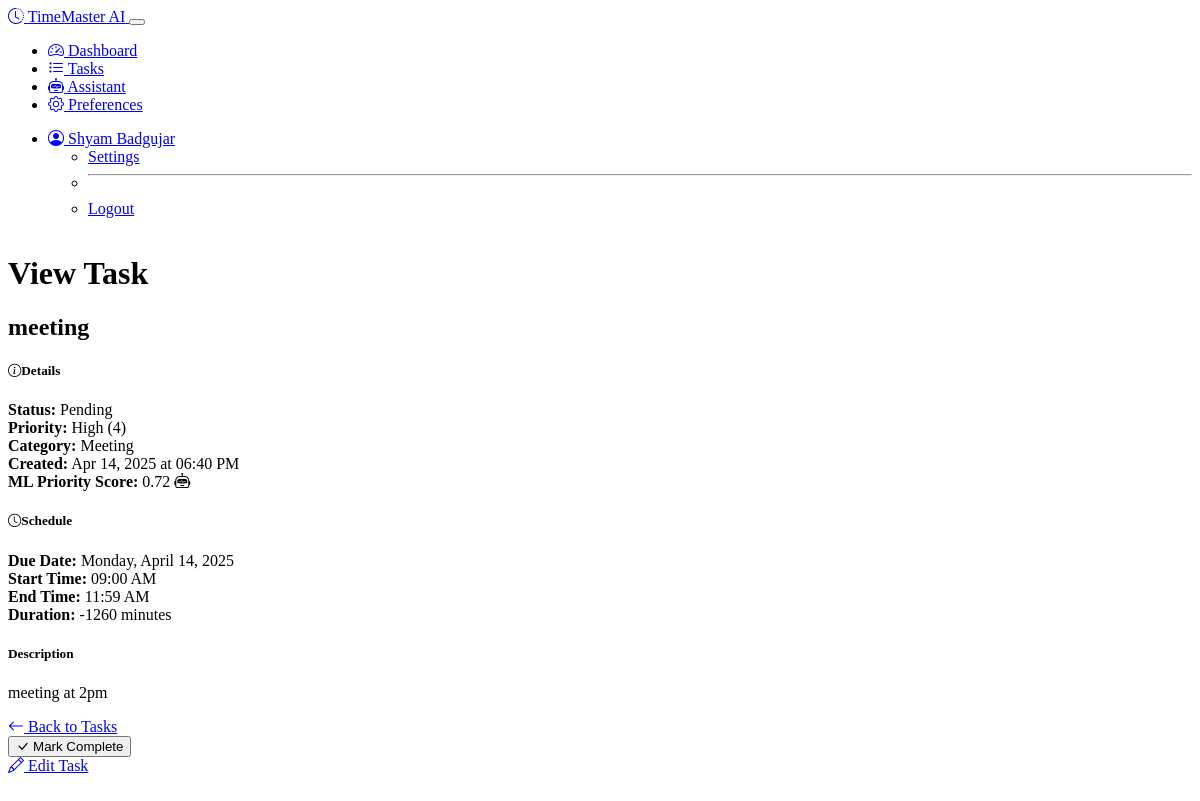
The page /tasks/7 (signed in) on the database its author committed.
### models.py (models this page shows, shortened)
class User(UserMixin, db.Model):
    id = db.Column(db.Integer, primary_key=True)
    username = db.Column(db.String(64), unique=True, nullable=False)
    email = db.Column(db.String(120), unique=True, nullable=False)
    password_hash = db.Column(db.String(256), nullable=False)
    created_at = db.Column(db.DateTime, default=datetime.utcnow)
    tasks = db.relationship('Task', backref='user', lazy='dynamic')
    preferences = db.relationship('UserPreference', backref='user', uselist=False)

class Task(db.Model):
    id = db.Column(db.Integer, primary_key=True)
    title = db.Column(db.String(120), nullable=False)
    description = db.Column(db.Text)
    created_at = db.Column(db.DateTime, default=datetime.utcnow)
    due_date = db.Column(db.DateTime)
    start_time = db.Column(db.DateTime)
    end_time = db.Column(db.DateTime)
    priority = db.Column(db.Integer, default=0)  # 0-5, 5 being highest
    status = db.Column(db.String(20), default='pending')  # pending, completed, cancelled
    category = db.Column(db.String(50))
    ml_priority_score = db.Column(db.Float, default=0.0)  # ML-calculated priority
    calendar_event_id = db.Column(db.String(100))  # For Google Calendar sync
    user_id = db.Column(db.Integer, db.ForeignKey('user.id'), nullable=False)

### routes.py (the view)
@app.route('/tasks/<int:task_id>')
@login_required
def view_task(task_id):
    task = Task.query.get_or_404(task_id)
    if task.user_id != current_user.id:
        abort(403)
    return render_template('view_task.html', task=task)

### models.py (called while the page is built)
@login_manager.user_loader
def load_user(user_id):
    return User.query.get(int(user_id))

    def get_notification_preferences(self):
        try:
            return json.loads(self.notification_preferences)
        except:
            return ['email', 'web']

### notification_service.py (called while the page is built)
    def check_reminders(self):
        now = datetime.now()
        due_reminders = Reminder.query.filter(
            Reminder.remind_at <= now,
            Reminder.sent == False
        ).all()
        sent_count = 0
        for reminder in due_reminders:
            success = self.send_reminder(reminder)
            if success:
                reminder.sent = True
                sent_count += 1
        db.session.commit()
        return sent_count

### routes.py (called while the page is built)
@app.before_request
def check_reminders():
    if not request.endpoint:
        return
    if request.endpoint in ['static', 'login', 'register']:
        return
    last_check = session.get('last_reminder_check', 0)
    now = datetime.now().timestamp()
    if now - last_check > 300:  # 5 minutes in seconds
        notification_service.check_reminders()
        session['last_reminder_check'] = now

### templates/view_task.html (shortened to what this page needs)
{% extends "layout.html" %}
{% block content %}
<div class="container">
    <div class="row">
        <div class="col-lg-8 mx-auto">
            <div class="card bg-dark">
                <div class="card-header">
                    <h1 class="h3 mb-0">View Task</h1>
                </div>
                <div class="card-body">
                    <div class="d-flex justify-content-between align-items-center mb-4">
                        <h2 class="mb-0">{{ task.title }}</h2>
                    </div>
                    <div class="task-details mb-4">
                        <div class="row g-3">
                            <div class="col-md-6">
                                <div class="card bg-dark border-secondary h-100">
                                    <div class="card-body">
                                        <h5 class="card-title">
                                            <i class="bi bi-info-circle me-2"></i>Details
                                        </h5>
                                        <div class="mb-2">
                                            <strong>Status:</strong>
                                            <span class="badge bg-{{ task.status == 'completed' and 'success' or task.status == 'cancelled' and 'danger' or 'warning' }}">
                                                {{ task.status|capitalize }}
                                            </span>
                                        </div>
                                        <div class="mb-2">
                                            <strong>Priority:</strong>
                                            <span class="badge priority-badge-{{ task.priority }}">
                                                {% if task.priority >= 4 %}High ({{ task.priority }})
                                                {% elif task.priority >= 2 %}Medium ({{ task.priority }})
                                                {% else %}Low ({{ task.priority }})
                                                {% endif %}
                                            </span>
                                        </div>
                                        <div class="mb-2">
                                            <strong>Category:</strong>
                                            {% if task.category %}
                                            <span class="badge bg-secondary">{{ task.category }}</span>
                                            {% else %}
                                            <span class="text-muted">None</span>
                                            {% endif %}
                                        </div>
                                        <div class="mb-2">
                                            <strong>Created:</strong>
                                            <span>{{ task.created_at.strftime('%b %d, %Y at %I:%M %p') }}</span>
                                        </div>
                                        <div>
                                            <strong>ML Priority Score:</strong>
                                            <span>{{ "%.2f"|format(task.ml_priority_score) }}</span>
                                            <i class="bi bi-robot ms-1" data-bs-toggle="tooltip" title="AI-calculated priority based on time constraints, explicit priority, and other factors"></i>
                                        </div>
                                    </div>
                                </div>
                            </div>
                            <div class="col-md-6">
                                <div class="card bg-dark border-secondary h-100">
                                    <div class="card-body">
                                        <h5 class="card-title">
                                            <i class="bi bi-clock me-2"></i>Schedule
                                        </h5>
                                        <div class="mb-2">
                                            <strong>Due Date:</strong>
                                            {% if task.due_date %}
                                            <span>{{ task.due_date.strftime('%A, %B %d, %Y') }}</span>
                                            {% else %}
                                            <span class="text-muted">No due date</span>
                                            {% endif %}
                                        </div>
                                        <div class="mb-2">
                                            <strong>Start Time:</strong>
                                            {% if task.start_time %}
                                            <span>{{ task.start_time.strftime('%I:%M %p') }}</span>
                                            {% else %}
                                            <span class="text-muted">Not specified</span>
                                            {% endif %}
                                        </div>
                                        <div>
                                            <strong>End Time:</strong>
                                            {% if task.end_time %}
                                            <span>{{ task.end_time.strftime('%I:%M %p') }}</span>
                                            {% else %}
                                            <span class="text-muted">Not specified</span>
                                            {% endif %}
                                        </div>
                                        {% if task.start_time and task.end_time %}
                                        <div class="mt-3">
                                            <strong>Duration:</strong>
                                            {% set duration = (task.end_time - task.start_time).total_seconds() / 60 %}
                                            <span>{{ duration|int }} minutes</span>
                                        </div>
                                        {% endif %}
                                    </div>
                                </div>
                            </div>
                        </div>
                    </div>
                    {% if task.description %}
                    <div class="description-section mb-4">
                        <h5>Description</h5>
                        <div class="card bg-dark border-secondary">
                            <div class="card-body">
                                <p class="mb-0 whitespace-pre-line">{{ task.description }}</p>
                            </div>
                        </div>
                    </div>
                    {% endif %}
                    <div class="d-flex justify-content-between mt-4">
                        <div>
                            <a href="{{ url_for('task_list') }}" class="btn btn-outline-secondary">
                                <i class="bi bi-arrow-left"></i> Back to Tasks
                            </a>
                        </div>
                        <div class="d-flex">
                            {% if task.status != 'completed' %}
                            <form action="{{ url_for('mark_task_complete', task_id=task.id) }}" method="post" class="me-2">
                                <button type="submit" class="btn btn-success btn-complete-task">
                                    <i class="bi bi-check-lg"></i> Mark Complete
                                </button>
                            </form>
                            {% endif %}
                            <a href="{{ url_for('edit_task', task_id=task.id) }}" class="btn btn-primary">
                                <i class="bi bi-pencil"></i> Edit Task
                            </a>
                        </div>
                    </div>
                </div>
            </div>
        </div>
    </div>
</div>
{% endblock %}

### templates/layout.html (shortened to what this page needs)
<!DOCTYPE html>
<html lang="en" data-bs-theme="dark">
<head>
    <link rel="stylesheet" href="https://cdn.replit.com/agent/bootstrap-agent-dark-theme.min.css">
    <link rel="stylesheet" href="https://cdn.jsdelivr.net/npm/bootstrap-icons@1.11.0/font/bootstrap-icons.css">
    <link rel="stylesheet" href="{{ url_for('static', filename='css/custom.css') }}">
</head>
<body class="d-flex flex-column min-vh-100">
    <nav class="navbar navbar-expand-lg navbar-dark bg-dark">
        <div class="container">
            <a class="navbar-brand d-flex align-items-center" href="{{ url_for('index') }}">
                <i class="bi bi-clock-history me-2"></i>
                <span>TimeMaster AI</span>
            </a>
            <button class="navbar-toggler" type="button" data-bs-toggle="collapse" data-bs-target="#navbarContent">
            </button>
            <div class="collapse navbar-collapse" id="navbarContent">
                <ul class="navbar-nav me-auto mb-2 mb-lg-0">
                    {% if current_user.is_authenticated %}
                    <li class="nav-item">
                        <a class="nav-link {% if request.endpoint == 'dashboard' %}active{% endif %}" href="{{ url_for('dashboard') }}">
                            <i class="bi bi-speedometer2 me-1"></i> Dashboard
                        </a>
                    </li>
                    <li class="nav-item">
                        <a class="nav-link {% if request.endpoint == 'task_list' %}active{% endif %}" href="{{ url_for('task_list') }}">
                            <i class="bi bi-list-task me-1"></i> Tasks
                        </a>
                    </li>
                    <li class="nav-item">
                        <a class="nav-link {% if request.endpoint == 'assistant' %}active{% endif %}" href="{{ url_for('assistant') }}">
                            <i class="bi bi-robot me-1"></i> Assistant
                        </a>
                    </li>
                    <li class="nav-item">
                        <a class="nav-link {% if request.endpoint == 'preferences' %}active{% endif %}" href="{{ url_for('preferences') }}">
                            <i class="bi bi-gear me-1"></i> Preferences
                        </a>
                    </li>
                    {% endif %}
                </ul>
                <ul class="navbar-nav">
                    {% if current_user.is_authenticated %}
                    <li class="nav-item dropdown">
                        <a class="nav-link dropdown-toggle" href="#" id="userDropdown" role="button" data-bs-toggle="dropdown">
                            <i class="bi bi-person-circle me-1"></i> {{ current_user.username }}
                        </a>
                        <ul class="dropdown-menu dropdown-menu-end">
                            <li><a class="dropdown-item" href="{{ url_for('preferences') }}">Settings</a></li>
                            <li><hr class="dropdown-divider"></li>
                            <li><a class="dropdown-item" href="{{ url_for('logout') }}">Logout</a></li>
                        </ul>
                    </li>
                    {% endif %}
                </ul>
            </div>
        </div>
    </nav>
    <main class="main-content py-4">
        {% block content %}{% endblock %}
    </main>
</body>
</html>

### static/css/custom.css (style rules this page uses)
body { min-height: 100vh; display: flex; flex-direction: column; }
.main-content { flex: 1; }
.container { max-width: 1200px; }
.priority-badge-4, .priority-badge-5 { background-color: var(--bs-danger); }

### rows shown on the page
User: username "Shyam Badgujar"
Task: title "meeting", status "Pending", priority "4", category "Meeting", created_at "Apr 14, 2025 at 06:40 PM", ml_priority_score "0.72", due_date "Monday, April 14, 2025", start_time "09:00 AM", end_time "11:59 AM", description "meeting at 2pm"

### other values the page prints
{{ duration|int }} "-1260"
